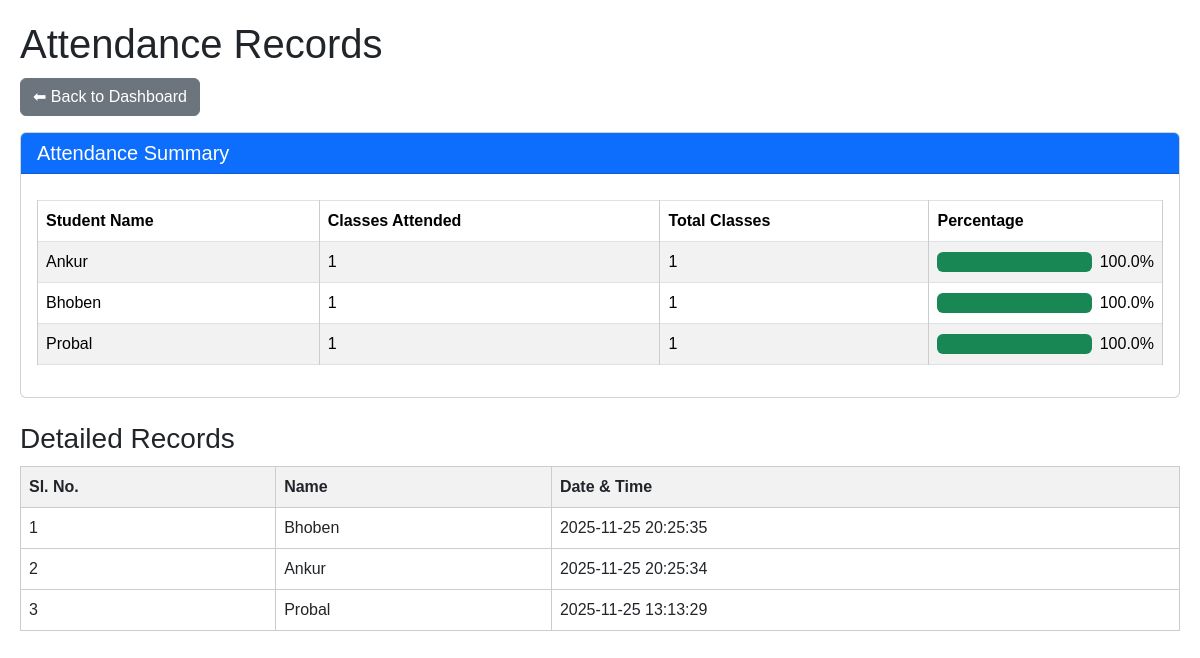
Page /view_records/1 (signed in) on the committed database.
### tables this page shows
CREATE TABLE attendance (
    id INTEGER PRIMARY KEY AUTOINCREMENT,
    subject_id INTEGER NOT NULL,
    student_name TEXT NOT NULL,
    date TEXT NOT NULL,
    time TEXT NOT NULL,

    -- ensures 1 student = 1 attendance per subject per day
    UNIQUE(subject_id, student_name, date),

    FOREIGN KEY (subject_id) REFERENCES subjects(id)
);

### app.py (the view)
@app.route("/view_records/<int:subject_id>")
def view_records(subject_id):
    if "teacher_id" not in session:
        return redirect(url_for("login"))
    conn = get_db_connection()
    cur = conn.cursor()
    cur.execute(
        "SELECT student_name as Name, date || ' ' || time as DateTime FROM attendance WHERE subject_id = ? ORDER BY date DESC, time DESC",
        (subject_id,)
    )
    records = cur.fetchall()
    cur.execute("SELECT COUNT(DISTINCT date) FROM attendance WHERE subject_id = ?", (subject_id,))
    total_classes = cur.fetchone()[0]
    cur.execute("""
        SELECT student_name, COUNT(*) as attended_count
        FROM attendance
        WHERE subject_id = ?
        GROUP BY student_name
    """, (subject_id,))
    student_stats_rows = cur.fetchall()
    student_stats = []
    for row in student_stats_rows:
        name = row["student_name"]
        count = row["attended_count"]
        percentage = (count / total_classes * 100) if total_classes > 0 else 0
        student_stats.append({
            "name": name,
            "attended": count,
            "total": total_classes,
            "percentage": round(percentage, 1)
        })
    conn.close()
    return render_template(
        "attendance.html",
        records=records,
        student_stats=student_stats,
        subject_id=subject_id
    )

### app.py (called while the page is built)
def get_db_connection():
    conn = sqlite3.connect(DB_PATH)
    conn.row_factory = sqlite3.Row
    return conn

### templates/attendance.html (shortened to what this page needs)
<!doctype html>
<html>
<head>
    <link href="https://cdn.jsdelivr.net/npm/bootstrap@5.3.3/dist/css/bootstrap.min.css" rel="stylesheet">
</head>
<body>
    <h1>Attendance Records</h1>
    <div class="d-flex justify-content-between align-items-center mb-3">
        <a href="{{ url_for('dashboard') }}" class="btn btn-secondary">⬅ Back to Dashboard</a>
    </div>
    {% if student_stats %}
    <div class="card mb-4">
        <div class="card-header bg-primary text-white">
            <h5 class="mb-0">Attendance Summary</h5>
        </div>
        <div class="card-body">
            <table class="table table-striped table-bordered">
                <thead>
                    <tr>
                        <th>Student Name</th>
                        <th>Classes Attended</th>
                        <th>Total Classes</th>
                        <th>Percentage</th>
                    </tr>
                </thead>
                <tbody>
                    {% for stat in student_stats %}
                    <tr>
                        <td>{{ stat.name }}</td>
                        <td>{{ stat.attended }}</td>
                        <td>{{ stat.total }}</td>
                        <td>
                            <div class="d-flex align-items-center">
                                <div class="progress flex-grow-1 me-2" style="height: 20px;">
                                    <div class="progress-bar {{ 'bg-success' if stat.percentage >= 75 else 'bg-warning' if stat.percentage >= 50 else 'bg-danger' }}"
                                        role="progressbar" style="width: {{ stat.percentage }}%">
                                    </div>
                                </div>
                                <span>{{ stat.percentage }}%</span>
                            </div>
                        </td>
                    </tr>
                    {% endfor %}
                </tbody>
            </table>
        </div>
    </div>
    {% endif %}
    <h3>Detailed Records</h3>
    <table>
        <tr>
            <th>Sl. No.</th>
            <th>Name</th>
            <th>Date &amp; Time</th>
        </tr>
        {% for row in records %}
        <tr>
            <td>{{ loop.index }}</td>
            <td>{{ row['Name'] }}</td>
            <td>{{ row['DateTime'] }}</td>
        </tr>
        {% endfor %}
    </table>
</body>
</html>

### templates/attendance.html (style rules this page uses)
body { font-family: Arial, sans-serif; margin: 20px; }
h1 { margin-bottom: 10px; }
table { border-collapse: collapse; width: 100%; margin-top: 10px; }
th, td { border: 1px solid #ccc; padding: 8px; text-align: left; }
th { background: #f2f2f2; }
a { text-decoration: none; color: #007bff; }

### rows in the picture
attendance: name "Ankur", attended "1", total "1", percentage "100.0", Name "Ankur", DateTime "2025-11-25 20:25:34"
attendance: name "Bhoben", attended "1", total "1", percentage "100.0", Name "Bhoben", DateTime "2025-11-25 20:25:35"
attendance: name "Probal", attended "1", total "1", percentage "100.0", Name "Probal", DateTime "2025-11-25 13:13:29"
